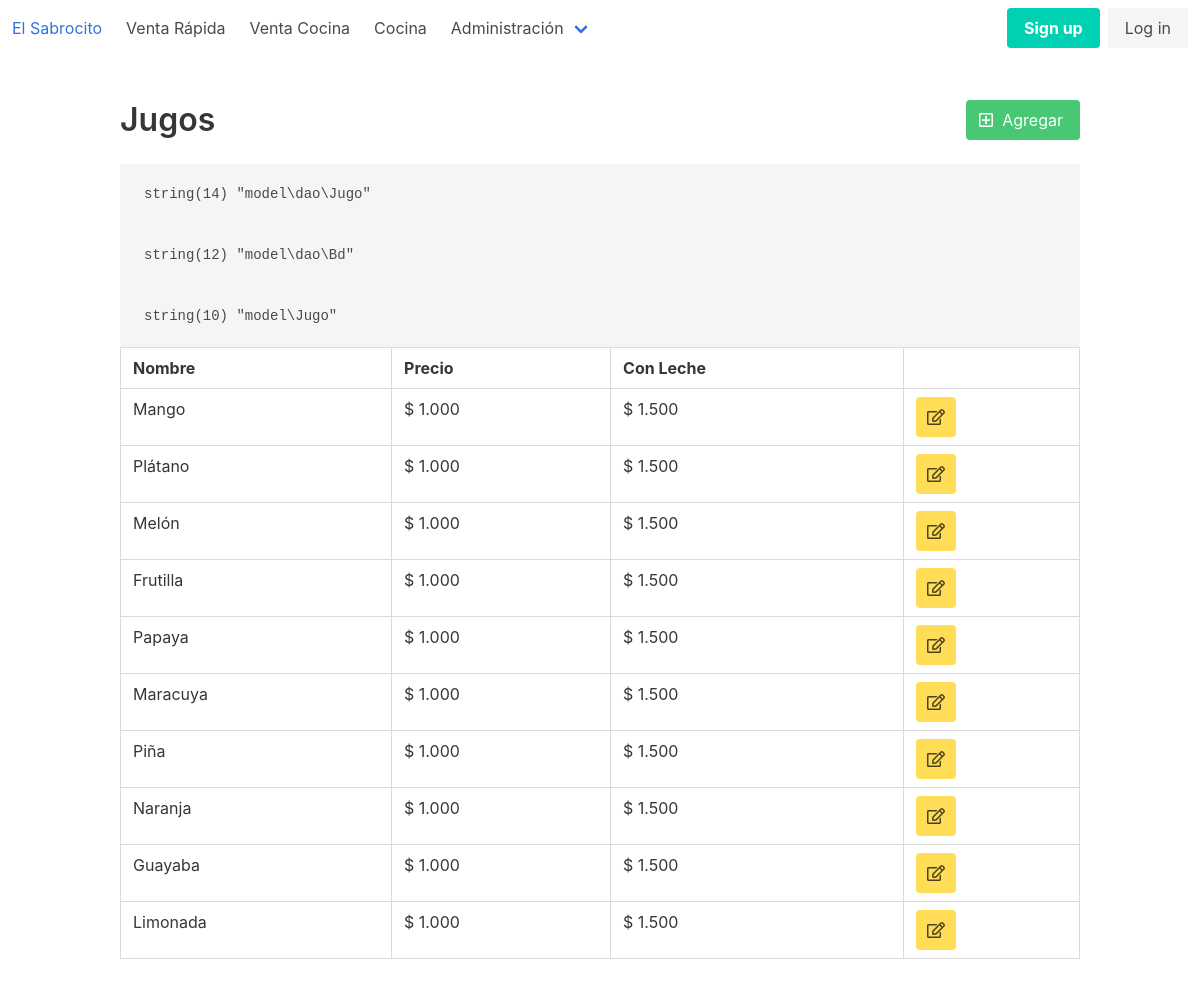
Screenshot of /view/jugo.php with the database file from the repository.
### tables this page shows
CREATE TABLE `jugo` (
  `id` int(11) NOT NULL AUTO_INCREMENT,
  `descripcion` varchar(50) NOT NULL,
  `precio` int(11) NOT NULL,
  `precio_leche` int(11) DEFAULT NULL,
  `visible` tinyint(1) DEFAULT NULL,
  PRIMARY KEY (`id`)
);

### model/dao/Bd.php (called while the page is built, shortened)
<?php
class Bd {
    public static function conexion(){
        try {
            $command = [\PDO::MYSQL_ATTR_INIT_COMMAND => 'SET NAMES  \'UTF8\''];
            $_db = new \PDO('mysql:host=localhost;dbname=restorant', 'restorant', 'restorant', $command);
            $_db->setAttribute(\PDO::ATTR_ERRMODE, \PDO::ERRMODE_EXCEPTION);
            $_db->beginTransaction();
            $sth = $_db->prepare("BEGIN");
            $sth->execute();
            $_db->commit();
            return $_db;
        }
        catch (\PDOException $ex) {
            echo "<pre>"; var_dump($ex); echo "</pre>";
            die();
        }
    }
}

### model/dao/Jugo.php (called while the page is built, shortened)
<?php
class Jugo extends Bd
{
    public static function obtenerTodos(){
        try{
            $sql = "SELECT * FROM jugo WHERE visible = 1;";
            $sth = self::conexion()->prepare($sql);
            $sth->execute();
            return $sth->fetchAll(PDO::FETCH_CLASS, '\model\Jugo');
        }catch(PDOException $e){
            var_dump($e);
            die();
        }
    }
}

### model/Jugo.php (called while the page is built, shortened)
<?php
class Jugo
{
    private int $id = 0, $precio, $precio_leche, $visible;
    private string $descripcion;
    public function getId(): int
    {
        return $this->id;
    }
    public function getPrecio(): int
    {
        return $this->precio;
    }
    public function getPrecioLeche(): int
    {
        return $this->precio_leche;
    }
    public function getDescripcion(): string
    {
        return $this->descripcion;
    }
}

### view/jugo.php (the view, shortened to what this page needs)
<?php
include '../config.inc';
?>
<!DOCTYPE html>
<html class="has-navbar-fixed-top">
<?php include RUTA . 'view/header.inc'; ?>
<body>
<?php include RUTA . 'view/navbar.inc'; ?>
<section class="section">
    <div class="container">
        <nav class="level">
            <div class="level-left">
                <div class="level-item">
                    <p class="title">Jugos</p>
                </div>
            </div>
            <div class="level-right">
                <p class="level-item">
                    <a class="button is-success" href="<?= URL ?>view/jugo_nuevo.php?id=0">
                        <span class="icon"><i class="far fa-plus-square"></i></span>
                        <span>Agregar</span>
                    </a>
                </p>
            </div>
        </nav>
        <table class="table is-bordered is-fullwidth">
            <thead>
            <tr>
                <th>Nombre</th>
                <th>Precio</th>
                <th>Con Leche</th>
                <th></th>
            </tr>
            </thead>
            <tbody>
            <?php foreach (\model\dao\Jugo::obtenerTodos() as $jugo){ ?>
                <tr>
                    <td><?= $jugo->getDescripcion() ?></td>
                    <td>$ <?= number_format($jugo->getPrecio(), 0, ',', '.') ?></td>
                    <td>$ <?= number_format($jugo->getPrecioLeche(), 0, ',', '.') ?></td>
                    <td>
                        <a class="button is-warning" href="<?= URL ?>view/jugo_nuevo.php?id=<?= $jugo->getId() ?>" target="_self">
                            <span class="icon">
                                <i class="far fa-edit"></i>
                            </span>
                        </a>
                    </td>
                </tr>
            <?php } ?>
            </tbody>
        </table>
    </div>
</section>
</body>
</html>

### rows the page displays
jugo: descripcion "Mango", precio "1.000", precio_leche "1.500"
jugo: descripcion "Plátano", precio "1.000", precio_leche "1.500"
jugo: descripcion "Melón", precio "1.000", precio_leche "1.500"
jugo: descripcion "Frutilla", precio "1.000", precio_leche "1.500"
jugo: descripcion "Papaya", precio "1.000", precio_leche "1.500"
jugo: descripcion "Maracuya", precio "1.000", precio_leche "1.500"
jugo: descripcion "Piña", precio "1.000", precio_leche "1.500"
jugo: descripcion "Naranja", precio "1.000", precio_leche "1.500"
jugo: descripcion "Guayaba", precio "1.000", precio_leche "1.500"
jugo: descripcion "Limonada", precio "1.000", precio_leche "1.500"
